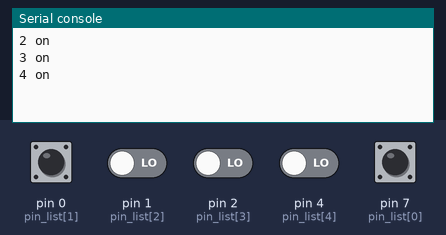
Bench run of a program on a simulated MicroPython board. Shown: the last lines printed to the serial console. The test bench sets the inputs (shaded band); at power-on: pin 0 (pin_list[1]), pin 7 (pin_list[0]) HIGH, pin 1 (pin_list[2]), pin 2 (pin_list[3]), pin 4 (pin_list[4]) LOW.

Above: at 1.2 s.
1.3 s: pin 0 (pin_list[1]) pulled LOW for 0.15 s
At 2.6 s:
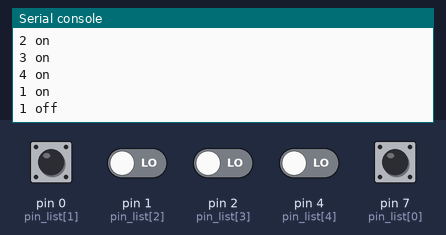
2.9 s: pin 1 (pin_list[2]) driven HIGH
At 3.4 s:
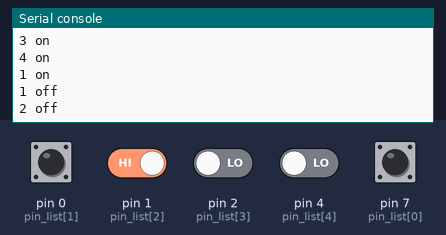
4.4 s: pin 2 (pin_list[3]) driven HIGH
At 5.6 s:
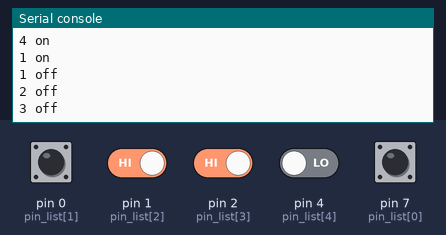
5.9 s: pin 4 (pin_list[4]) driven HIGH
At 6.7 s:
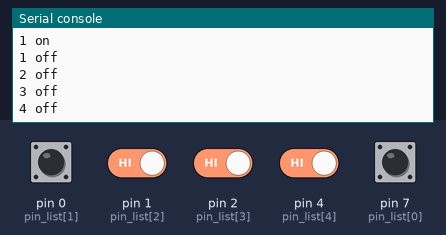
7.4 s: pin 7 (pin_list[0]) pulled LOW for 0.15 s
At 8.8 s:
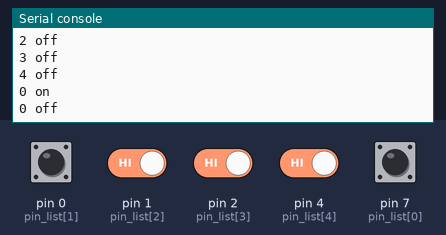
Timing chart, 0 to 10.0 s (numbered marks = the images above; inputs shaded):
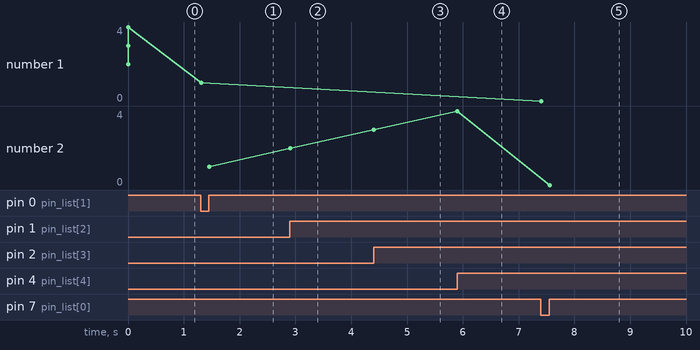

The program:

button_photo_serial.py
```python
import time
import machine

pin_list = ([7,0,1,2,4])    # list of input pins
N = len(pin_list)  #variable for number of inputs

inputs = ([0]*N)		#inputs

for i in range(2):    #buttons - need pullup resistors.
    inputs[i] = machine.Pin(pin_list[i], machine.Pin.IN, machine.Pin.PULL_UP)
for i in range(2,N):   #phototransistors - no pullup.
    inputs[i] = machine.Pin(pin_list[i], machine.Pin.IN )   #special case - no internal pull

tone_state = ([False]*N)

while True:
    for i in range(N):
        if (not tone_state[i]) and (not inputs[i].value()):
            print(i,'on')
            tone_state[i] = True

        time.sleep(0.001) #debounce.

        if (tone_state[i]) and (inputs[i].value()):
            print(i, 'off')
            tone_state[i] = False

        time.sleep(0.001) #debounce.
```

Measured:
- after the input at 1.3 s, the serial console: prints a new line at once (image 1)
- after the input at 2.9 s, the serial console: prints a new line at once (image 2)
- after the input at 4.4 s, the serial console: prints a new line at once (image 3)
- after the input at 5.9 s, the serial console: prints a new line at once (image 4)
- after the input at 7.4 s, the serial console: prints a new line at once (image 5)
- plotted number 1: 4 → 1 after the input at 1.3 s, 1 → 0 after the input at 7.4 s
- plotted number 2: 2 → 3 after the input at 4.4 s, 3 → 4 after the input at 5.9 s, 4 → 0 after the input at 7.4 s
